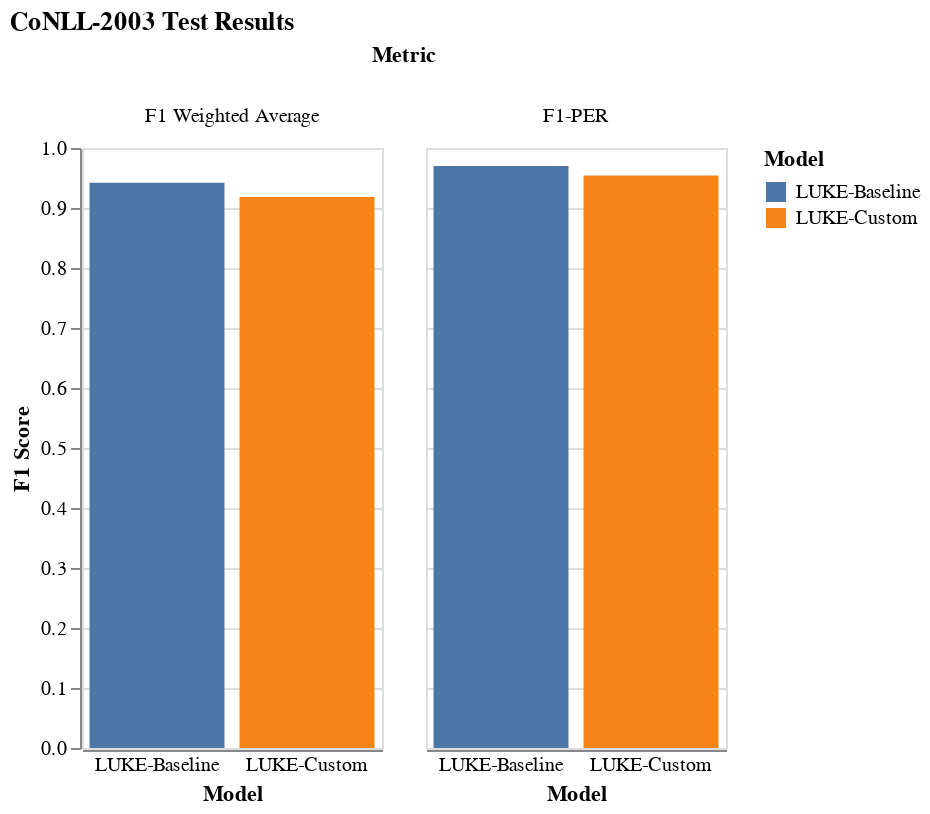

The cell this chart's notebook holds for it:
### Code cell
conll_results

### Figure 1 — Vega-Lite specification as saved in the notebook (floating-point values rounded to 4 significant figures)
{"config": {"view": {"continuousWidth": 400, "continuousHeight": 300}}, "data": {"name": "data-32c5277e45d180f420b81f5429b2e3b1"}, "mark": "bar", "encoding": {"color": {"type": "nominal", "field": "Model"}, "column": {"type": "nominal", "field": "Metric", "title": "Metric"}, "x": {"type": "nominal", "axis": {"labelAngle": 0, "ticks": false}, "field": "Model"}, "y": {"type": "quantitative", "axis": {"labelAngle": 0}, "field": "Score", "title": "F1 Score"}}, "height": 300, "title": "CoNLL-2003 Test Results", "width": 150, "$schema": "https://vega.github.io/schema/vega-lite/v4.8.1.json", "datasets": {"data-32c5277e45d180f420b81f5429b2e3b1": [{"Model": "LUKE-Baseline", "Race": "Nan", "Test Set": "CoNLL-03 Test", "Metric": "F1 Weighted Average", "Score": 0.9421}, {"Model": "LUKE-Baseline", "Race": "Nan", "Test Set": "CoNLL-03 Test", "Metric": "F1-PER", "Score": 0.9701}, {"Model": "LUKE-Custom", "Race": "Nan", "Test Set": "CoNLL-03 Test", "Metric": "F1 Weighted Average", "Score": 0.9184}, {"Model": "LUKE-Custom", "Race": "Nan", "Test Set": "CoNLL-03 Test", "Metric": "F1-PER", "Score": 0.9542}]}}
